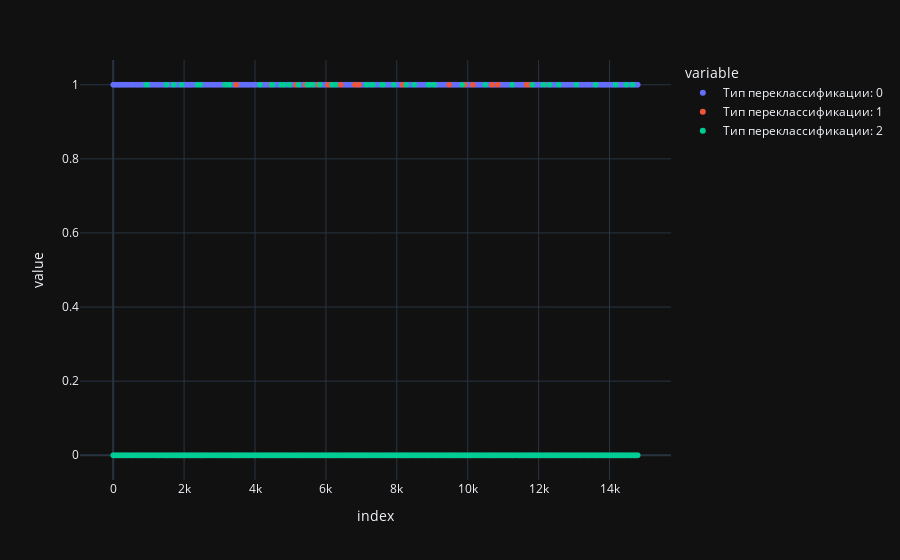

Notebook code cell kept with this figure:
### Code cell
px.scatter(y_val)

### Figure 1 — Plotly figure (JSON) as saved in the notebook; plotly's stock layout.template omitted (floating-point values rounded to 4 significant figures; data arrays with more than 128 entries replaced by an {"elided": "..."} marker saying what was removed)
{"data": [{"hovertemplate": "variable=Тип переклассификации: 0<br>index=%{x}<br>value=%{y}<extra></extra>", "legendgroup": "Тип переклассификации: 0", "marker": {"color": "#636efa", "symbol": "circle"}, "mode": "markers", "name": "Тип переклассификации: 0", "showlegend": true, "x": {"elided": "2875 int values"}, "xaxis": "x", "y": {"elided": "2875 float values"}, "yaxis": "y", "type": "scattergl"}, {"hovertemplate": "variable=Тип переклассификации: 1<br>index=%{x}<br>value=%{y}<extra></extra>", "legendgroup": "Тип переклассификации: 1", "marker": {"color": "#EF553B", "symbol": "circle"}, "mode": "markers", "name": "Тип переклассификации: 1", "showlegend": true, "x": {"elided": "2875 int values"}, "xaxis": "x", "y": {"elided": "2875 float values"}, "yaxis": "y", "type": "scattergl"}, {"hovertemplate": "variable=Тип переклассификации: 2<br>index=%{x}<br>value=%{y}<extra></extra>", "legendgroup": "Тип переклассификации: 2", "marker": {"color": "#00cc96", "symbol": "circle"}, "mode": "markers", "name": "Тип переклассификации: 2", "showlegend": true, "x": {"elided": "2875 int values"}, "xaxis": "x", "y": {"elided": "2875 float values"}, "yaxis": "y", "type": "scattergl"}], "layout": {"xaxis": {"anchor": "y", "domain": [0.0, 1.0], "title": {"text": "index"}}, "yaxis": {"anchor": "x", "domain": [0.0, 1.0], "title": {"text": "value"}}, "legend": {"title": {"text": "variable"}, "tracegroupgap": 0}, "margin": {"t": 60}}}
